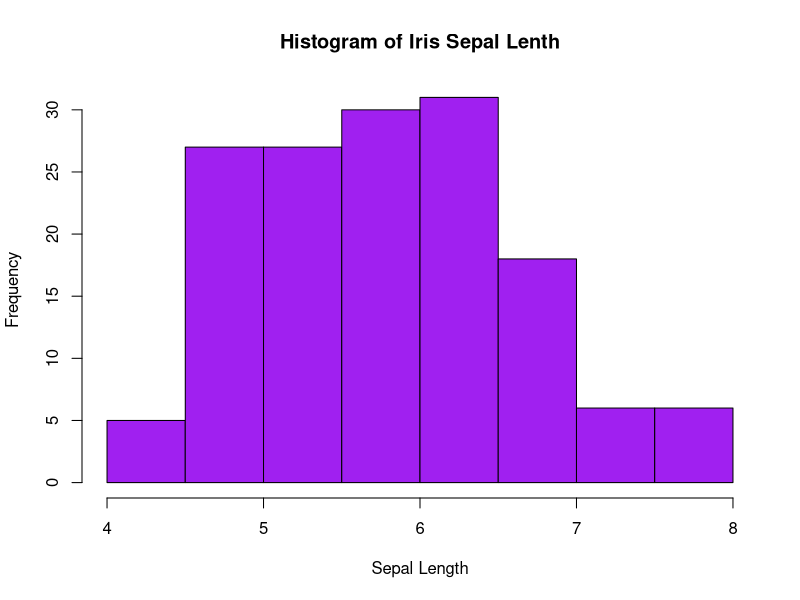
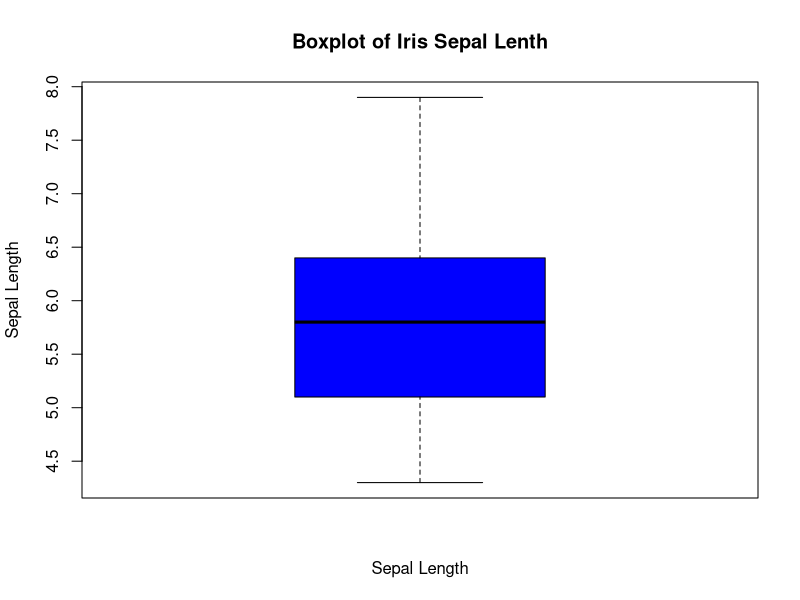
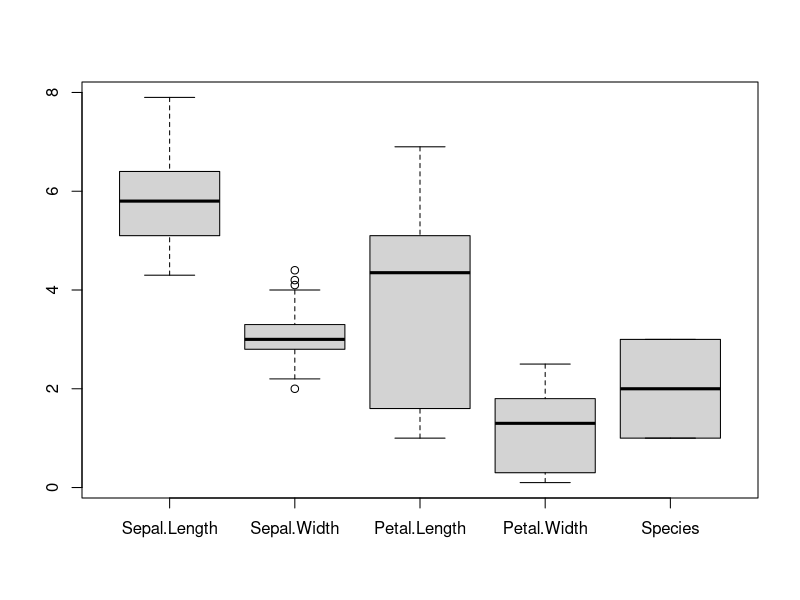
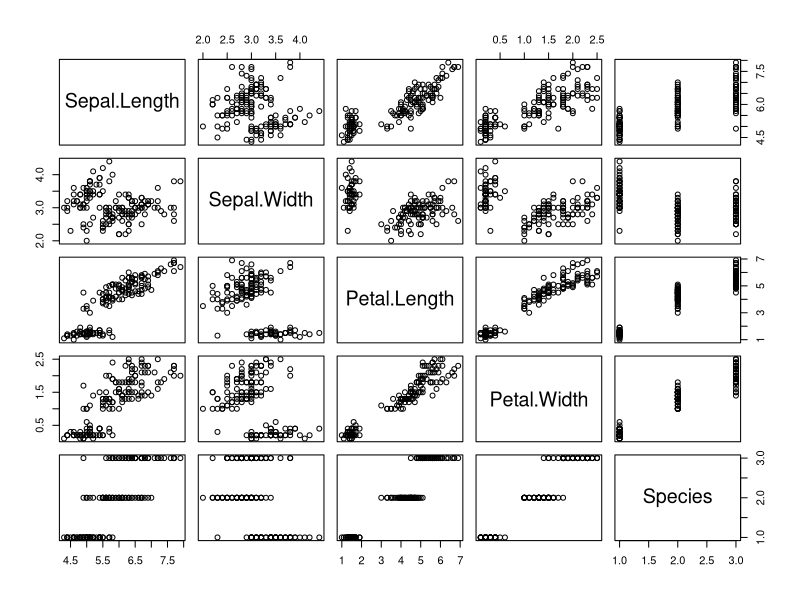
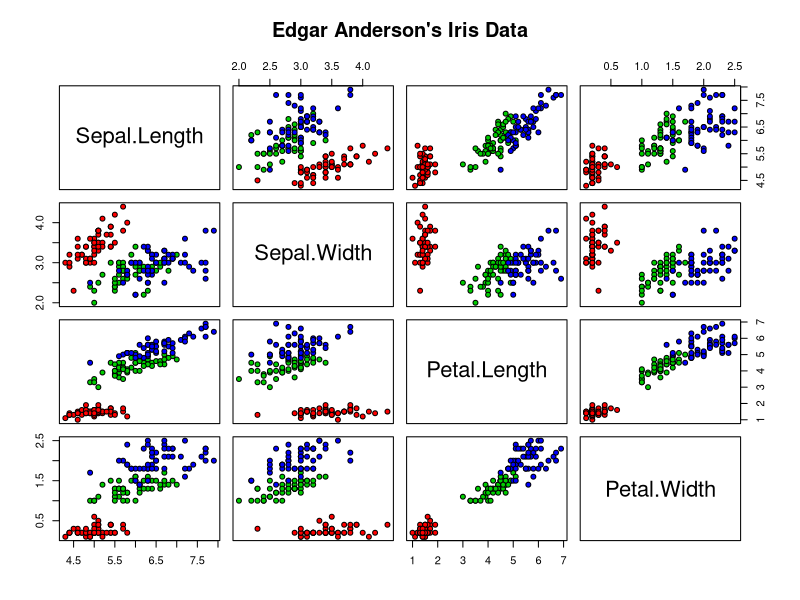

Reproduce these figures in R, in order.
#### Introduction to R ###

#### Basic Math ####
2+6
2*6
2**6
6/2
4 == 2+2
6 == 2+2

#### Let's explore the Iris Dataset ####

# Import data table
library(data.table)

# Import the Edgar Anderson Iris Data
df <- iris 

df = data.table(df) # convert to data table

df #Print the dataframe

head(df) # Shows the column names and first 6 rows of data

class(df) # tpye of object

str(df) # structure of object

df[1:5,] # show the first 5 rows and all columns

df[,4] # show all rows and the 4th column.

df[45:50,1:2] # Show rows 45 to 50 and columns 1 through 2.

tail(df) # show last 6 rows and all columns

tail(df[,5]) # show the last 6 rows and the 5th column

summary(df) # many useful statistics

#### Basic Statistical Operations ####

unique(df$Species) # find how many unique species there are in the datatable

min(df$Sepal.Length) # find the minimum septal length

max(df$Sepal.Length[df$Species == 'setosa']) # find the maximum of sepal length of species = setosa

mean(df$Sepal.Length) #average sepal length

median(df$Sepal.Length) # the median petal 

var(df$Sepal.Length) # find the variance

sd(df$Sepal.Length) # find the standard deviation of sepal length

hist(df$Sepal.Length, col='purple',main='Histogram of Iris Sepal Lenth', xlab = 'Sepal Length') # histogram of sepal lengths

boxplot(df$Sepal.Length, col='blue', main='Boxplot of Iris Sepal Lenth', xlab = 'Sepal Length', ylab = 'Sepal Length') #box plot of sepal length

boxplot(df) # Box plot of all data

plot(df) # plot all columns vs all columns

plot(df[,1:4], main = "Edgar Anderson's Iris Data", pch = 21, bg = c("red", "green3", "blue")[unclass(df$Species)])

##########################################################
#### Your Turn ####

# Show the first 3 rows of the data
df[3,]

# Show the first 10 rows if species = versicolor

# What is the stadard deviation of petal length of each species?

# What is the maximum petal width of each species?

# What is the average petal length of each species?

# What is the average petal width to average sepal width ratio for each species?

# Create a histrogram of petal length. Include a title and x-label

# Create a box of petal width. Include a title and x-label
